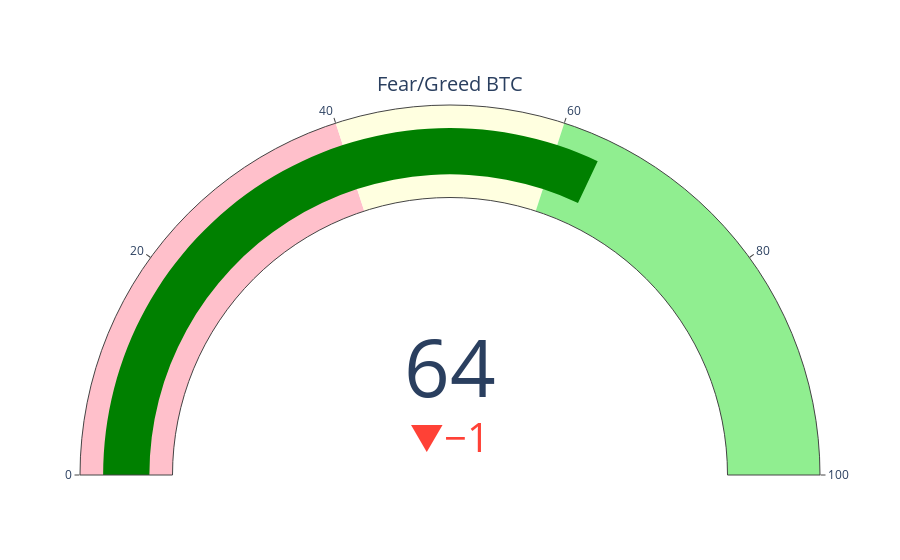

The notebook cell saved with this chart:
### Markdown cell above
## Fear/Greed index as a gauge

This would rely on a daily value, which could be pulled from a single API query and not the full data set.

### Code cell
import plotly.graph_objects as go
import requests

# Queries Today and Yesterday for FG value
api_call = requests.get('https://api.alternative.me/fng/?limit=2&date_format=us')

api_call = api_call.json()
# print(api_call)

# Today's values
fg_value = api_call['data'][0]['value']
fg_class = api_call['data'][0]['value_classification']

#Yesterday's values
yes_fg_value = api_call['data'][1]['value']
yes_fg_class = api_call['data'][1]['value_classification']

color_set = ''

if int(fg_value) > 60:
    color_set = 'green'
elif int(fg_value) >= 40 and int(fg_value) < 60:
        color_set='yellow'
else:
    color_set='red'
        
fig = go.Figure(go.Indicator(
    domain = {'x': [0, 1], 'y': [0, 1]},
    value = int(fg_value),
    mode = "gauge+number+delta",
    title = {'text': "Fear/Greed BTC"},
    delta = {'reference': int(yes_fg_value) },
    gauge = {'bar':{'color':color_set},
                'axis': {'range': [None, 100]},
             'steps' : [
                 {'range': [0, 40], 'color': "pink"},
                 {'range': [40, 60], 'color': 'lightyellow'},
                 {'range': [60, 100], 'color': "lightgreen"}],}))

fig.show()

### Figure 1 — Plotly figure (JSON) as saved in the notebook; plotly's stock layout.template omitted (floating-point values rounded to 4 significant figures)
{"data": [{"delta": {"reference": 65}, "domain": {"x": [0, 1], "y": [0, 1]}, "gauge": {"axis": {"range": [null, 100]}, "bar": {"color": "green"}, "steps": [{"color": "pink", "range": [0, 40]}, {"color": "lightyellow", "range": [40, 60]}, {"color": "lightgreen", "range": [60, 100]}]}, "mode": "gauge+number+delta", "title": {"text": "Fear/Greed BTC"}, "type": "indicator", "value": 64}], "layout": {}}
